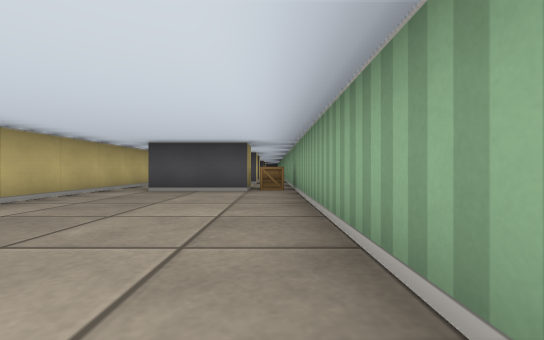
view 1 (above)

17 first-person views from a walk through a cub3D maze. The camera is about half as high as the walls, looks level and sees 90° across. The floor is counted in squares. Each view is taken from the middle of a square. On the plan, view 1 faces up. The plan holds only what a view shows up to about 9 squares ahead; the rest is blank.

view 2
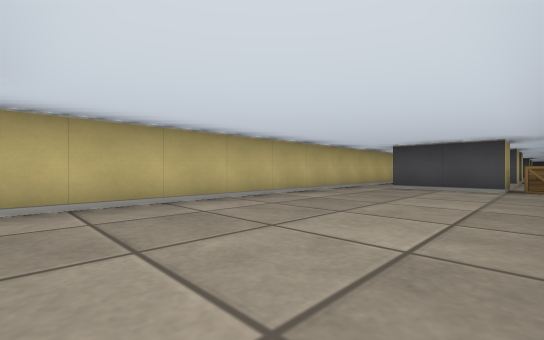

view 3
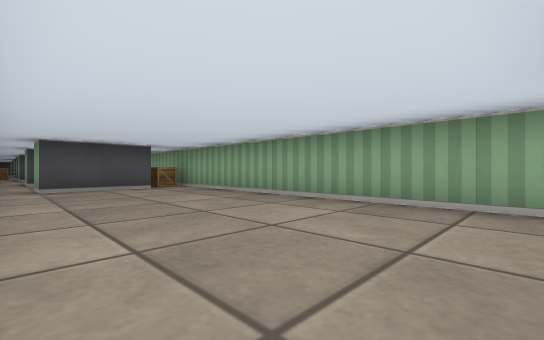

view 4
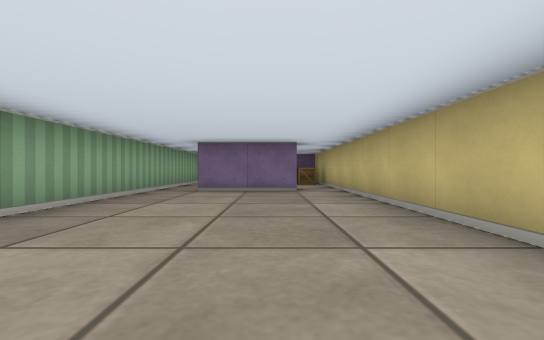

view 5
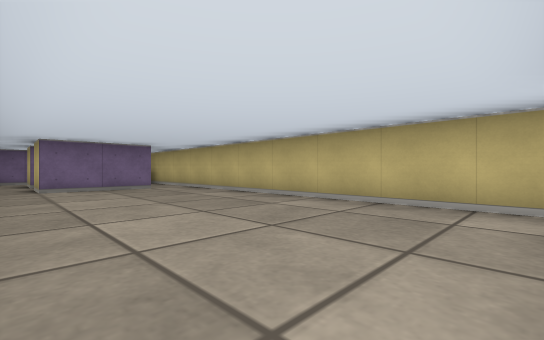

view 6
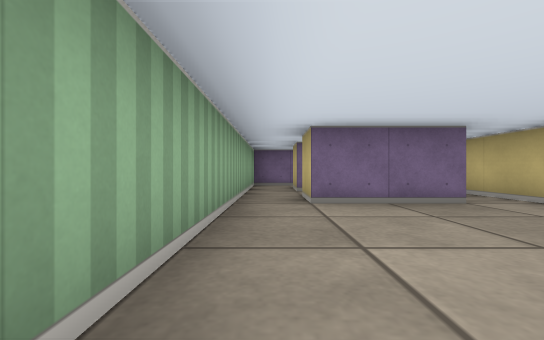

view 7
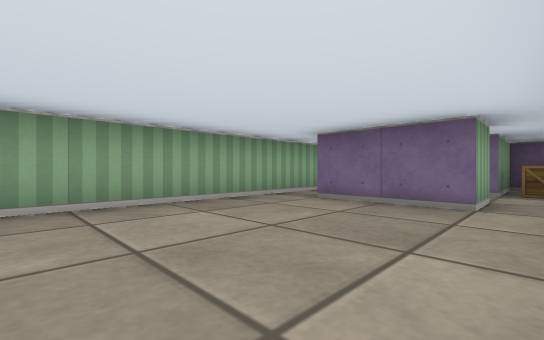

view 8
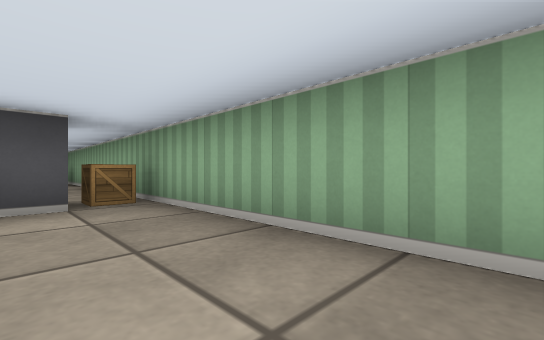

view 9
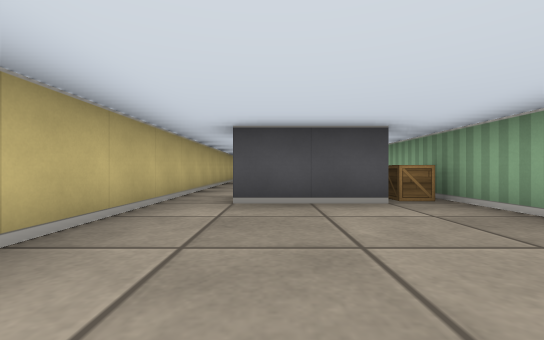

view 10
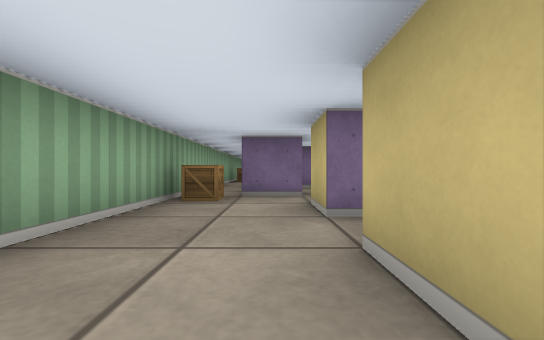

view 11
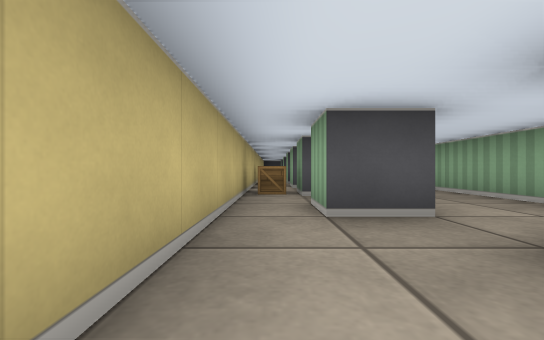

view 12
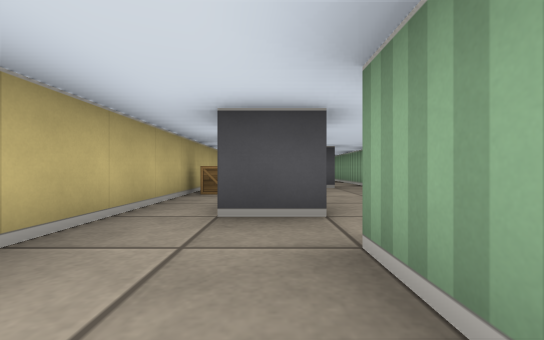

view 13
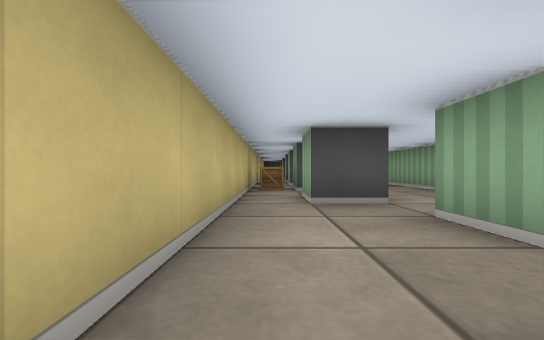

view 14
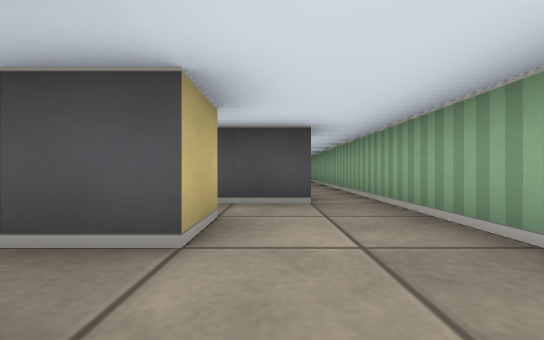

view 15
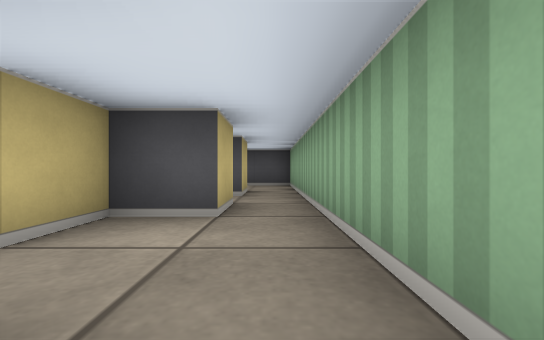

view 16
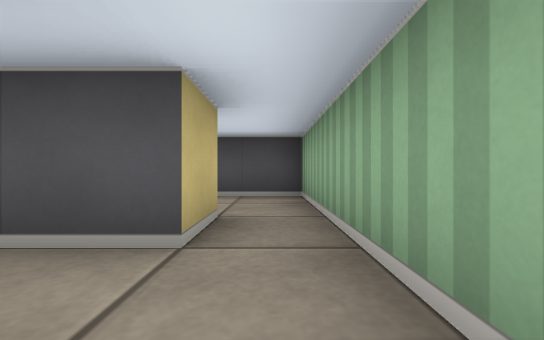

view 17
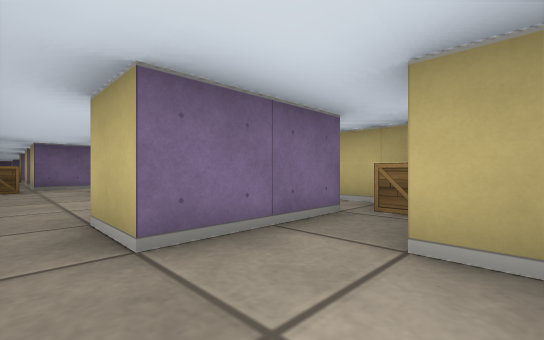

### Floor plan
Ten units are one square. View 1 is at (0, 0); x grows to the right and y downward. Boxes are objects, and circles mark ways between rooms. Rooms are numbered by the first view taken in them; rooms with no view inside come last. Other rooms are left out.
<svg viewBox="-40 -250 50 310">
<path fill="none" stroke="#000" d="M-5 -55 -25 -55 -25 -65M5 15 5 -55M-25 25 -25 15 -5 15M-35 -66 -35 24M-15 -135 -15 -125M-15 -155 -15 -145 -25 -145 -25 -155M-25 -125 -25 -135M-15 -115 -5 -115 -5 -108M-5 -165 -25 -165M-35 -171 -35 -126M-20 -95 -5 -95M5 -95 5 -165M-15 -105 -15 -115M-35 -126 -35 -86M-15 -125 -25 -125M-25 -85 -25 -94M-5 -205 -5 -195 -15 -195 -15 -185M-25 -175 -5 -175 -5 -165M-35 -186 -35 -171M-5 -215 -15 -215M5 -165 5 -215M-5 35 -5 45M-6 55 5 55 5 15M-5 15 -5 25M-5 -225 -5 -215M5 -215 5 -245 -10 -245M-35 -86 -35 -66M-30 55 -25 55 -25 35M-35 24 -35 49"/>
<rect x="-35" y="-155" width="10" height="10" fill="#bbb"><title>crate</title></rect>
<rect x="-5" y="-125" width="10" height="10" fill="#bbb"><title>crate</title></rect>
<rect x="-35" y="-185" width="10" height="10" fill="#bbb"><title>crate</title></rect>
<rect x="-35" y="35" width="10" height="10" fill="#bbb"><title>crate</title></rect>
<circle cx="0" cy="20" r="3" fill="#2a7"/>
<circle cx="-30" cy="-60" r="3" fill="#2a7"/>
<circle cx="-30" cy="20" r="3" fill="#2a7"/>
<circle cx="-10" cy="-100" r="3" fill="#2a7"/>
<circle cx="-30" cy="-130" r="3" fill="#2a7"/>
<circle cx="0" cy="-170" r="3" fill="#2a7"/>
<circle cx="-30" cy="-90" r="3" fill="#2a7"/>
<circle cx="0" cy="-220" r="3" fill="#2a7"/>
<circle cx="-15" cy="30" r="3" fill="#2a7"/>
<text x="-20" y="-20">1</text>
<text x="-10" y="-140">2</text>
<text x="-30" y="-110">3</text>
<text x="-10" y="-190">4</text>
<text x="0" y="40">5</text>
<text x="-10" y="-230">6</text>
<text x="-30" y="-80">7</text>
<text x="-30" y="40">8</text>
</svg>
Room 1 opens to room 5. Room 1 opens to room 7. Room 1 opens to room 8. Room 2 opens to room 3. Room 2 opens to room 4. Room 3 opens to room 7. Room 4 opens to room 6. Room 5 opens to room 8.

Where each view was taken, in squares from view 1:
view 1: 0 up, 0 right, facing up
view 2: 1 down, 0 right, facing up-left
view 3: 1 down, 3 left, facing up-right
view 4: 4 up, 2 left, facing down
view 5: 5 up, 0 right, facing down-left
view 6: 2 up, 0 right, facing down
view 7: 2 up, 3 left, facing down-right
view 8: 2 up, 1 left, facing up-right
view 9: 2 up, 2 left, facing up
view 10: 16 up, 1 left, facing down
view 11: 10 up, 3 left, facing up
view 12: 10 up, 2 left, facing up
view 13: 9 up, 3 left, facing up
view 14: 13 up, 1 left, facing up
view 15: 17 up, 0 right, facing up
view 16: 20 up, 0 right, facing up
view 17: 19 up, 0 right, facing down-left
